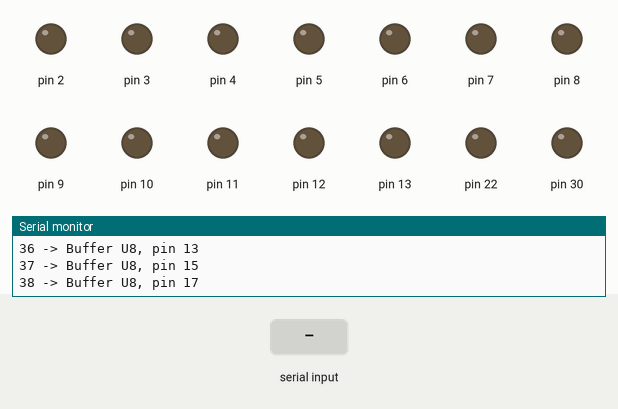
The sketch below on a simulated Arduino Mega 2560, built with avr-gcc and run on an emulated ATmega2560. On the bench: output pins drawn as LEDs (lit = HIGH), the last lines printed to the serial monitor. The test bench sets the inputs (shaded band).

Above: at 1.2 s.
1.3 s: "30,150\n" received over Serial
At 2.7 s:
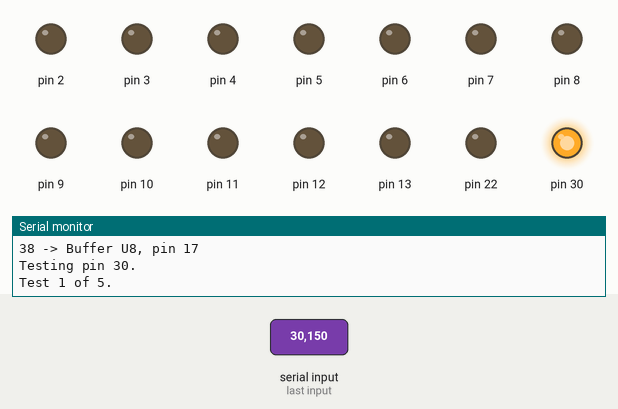
Timing chart, 0 to 10.3 s (numbered marks = the images above; inputs shaded):
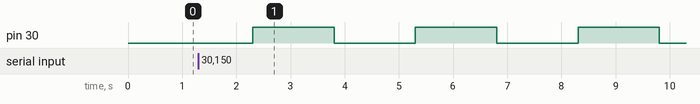

The sketch:

testPinsArduino.ino
```cpp
#include <ctype.h>
//------------------------------------------------------------------------
//  File:         testPinsArduino
//  By:           Team Romulator:
//                David Landry, chief software engineer
//                Biniyam Yemane-Berhane, Nema Karimi, Thien Nguyen
//  For:          CE / BEE Capstone; University of Washington, Bothell
//                Developed for the School of STEM
//  Advisor:      Dr. Arnold S. Berger
//  Date:         August 9, 2019
//  Description:  This program allows a tester to toggle pins on the
//                    Arduino via serial monitor. The tester may then
//                    probe the connections on the other side of the
//                    Arduino ports.
//------------------------------------------------------------------------
volatile int pinNumber;

void setup() {
    // put your setup code here, to run once:
    Serial.begin(9600);
    for (int i = 2; i < 14; i++)
        pinMode(i, OUTPUT);
    for (int i = 22; i < 39; i++)
        pinMode(i, OUTPUT);
}

void loop() {
    // put your main code here, to run repeatedly:
    if (Serial.available() == 0)
        digitalWrite(10, LOW);
        digitalWrite(11, LOW);
        digitalWrite(12, LOW);
        digitalWrite(13, LOW);
        Serial.println("Select a pin to test:");
        Serial.println("2 -> Buffer u2, pin 15, RAM, pin 5");
        Serial.println("3 -> Buffer u2, pin 13, RAM pin 6");
        Serial.println("4 -> Buffer u2, pin 11, RAM pin 7");
        Serial.println("5 -> Buffer U2, pin 8, RAM pin 8");
        Serial.println("6 -> Buffer U2, pin 6, RAM pin 9");
        Serial.println("7 -> Buffer U2, pin 4, RAM pin 10");
        Serial.println("8 -> Buffer U2, pin 2, RAM pin 11");
        Serial.println("9 -> Buffer U3, pin 17 RAM pin 12");
        /*
        Serial.println("10 -> Mux IC2, pin 5 (~CS)");
        Serial.println("11 -> RAM IC1, pin 29 (~WE)");
        Serial.println("12 -> Mux IC2, pin 2 (~RD)");
        Serial.println("13 -> Mux IC2, pin 1 (~PROG)");
        */
        Serial.println("22 -> Buffer U2, pin 17");
        Serial.println("23 -> Buffer U1, pin 2");
        Serial.println("24 -> Buffer U1, pin 4");
        Serial.println("25 -> Buffer U1, pin 6");
        Serial.println("26 -> Buffer U1, pin 8");
        Serial.println("27 -> Buffer U1, pin 11");
        Serial.println("28 -> Buffer U1, pin 13");
        Serial.println("29 -> Buffer U1, pin 15");
        Serial.println("30 -> Buffer U1, pin 17");
        Serial.println("31 -> Buffer U8, pin 2");
        Serial.println("32 -> Buffer U8, pin 4");
        Serial.println("33 -> Buffer U8, pin 6");
        Serial.println("34 -> Buffer U8, pin 8");
        Serial.println("35 -> Buffer U8, pin 11");
        Serial.println("36 -> Buffer U8, pin 13");
        Serial.println("37 -> Buffer U8, pin 15");
        Serial.println("38 -> Buffer U8, pin 17");

    while (Serial.available() == 0) ;
    if (Serial.available() > 0) {
        bool validInput = true;
        String input = Serial.readString();
        pinNumber = input.toInt();
        if ( (pinNumber >= 2 && pinNumber <= 13) || (pinNumber >= 22 && pinNumber <= 38) ) {
            Serial.print("Testing pin ");
            Serial.print(pinNumber);
            Serial.println(".");
            for (int i = 0; i < 5; i++) {
                Serial.print("Test ");
                Serial.print(i+1);
                Serial.println(" of 5.");
                digitalWrite(pinNumber, HIGH);
                delay(1500);
                digitalWrite(pinNumber, LOW);
                delay(1500);
            }
        }
    }
}
```

Measured:
- after the input at 1.3 s, pin 30: alternates HIGH for 1.5 s and LOW for 1.5 s, starting after 1.0 s
